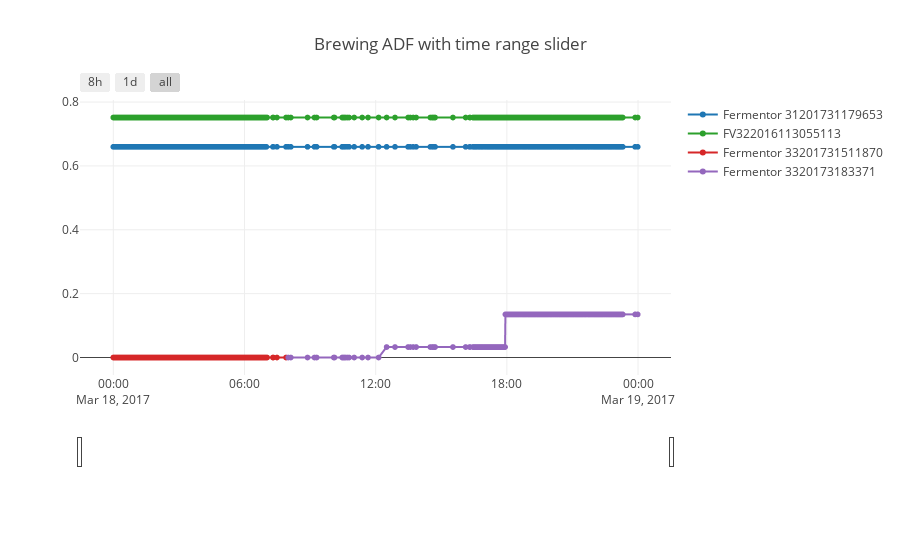

Notebook cell for this chart:
### Markdown cell above
### Add a range slider 

With a few time range selectors: 8 hours, 1 day and everything 

Note: range slider is grey now because of an incompatibility with ScatterGL: https://github.com/plotly/plotly.js/issues/2627

### Code cell
layout = dict(
    title='Brewing ADF with time range slider',
    xaxis=dict(
        rangeselector=dict(
            buttons=list([
                dict(count=8,
                     label='8h',
                     step='hour',
                     stepmode='backward'),
                dict(count=1,
                     label='1d',
                     step='day',
                     stepmode='backward'),
                dict(step='all')
            ])
        ),
        rangeslider=dict(
            visible = True
        ),
        type='date'
    )
)
        
# fig = go.FigureWidget(data=data, layout=layout)
# fig
iplot(go.FigureWidget(data=data, layout=layout))

### Figure 1 — Plotly figure (JSON) as saved in the notebook; plotly's stock layout.template omitted (floating-point values rounded to 4 significant figures; data arrays with more than 128 entries replaced by an {"elided": "..."} marker saying what was removed)
{"data": [{"mode": "lines+markers", "name": "Fermentor 31201731179653", "type": "scattergl", "uid": "47750546-2d8e-4c6c-a9b5-9e2867b1572a", "x": {"elided": "846 str values"}, "y": {"elided": "846 float values"}}, {"mode": "lines+markers", "name": "nan", "type": "scattergl", "uid": "95fdc9ff-34f4-4a03-a857-9c4c7950464c", "x": [], "y": []}, {"mode": "lines+markers", "name": "FV322016113055113", "type": "scattergl", "uid": "1fa6ec12-9ac9-4f73-a052-bfd0b5dd8a2e", "x": {"elided": "847 str values"}, "y": {"elided": "847 float values"}}, {"mode": "lines+markers", "name": "Fermentor 33201731511870", "type": "scattergl", "uid": "e6dfa153-63a5-4198-914e-3e607d7eeae1", "x": {"elided": "426 str values"}, "y": {"elided": "426 float values"}}, {"mode": "lines+markers", "name": "Fermentor 3320173183371", "type": "scattergl", "uid": "e562b912-dce0-4f68-b816-6920e028e6d8", "x": {"elided": "423 str values"}, "y": {"elided": "423 float values"}}], "layout": {"title": "Brewing ADF with time range slider", "xaxis": {"rangeselector": {"buttons": [{"count": 8, "label": "8h", "step": "hour", "stepmode": "backward"}, {"count": 1, "label": "1d", "step": "day", "stepmode": "backward"}, {"step": "all"}]}, "rangeslider": {"visible": true}, "type": "date"}}}
